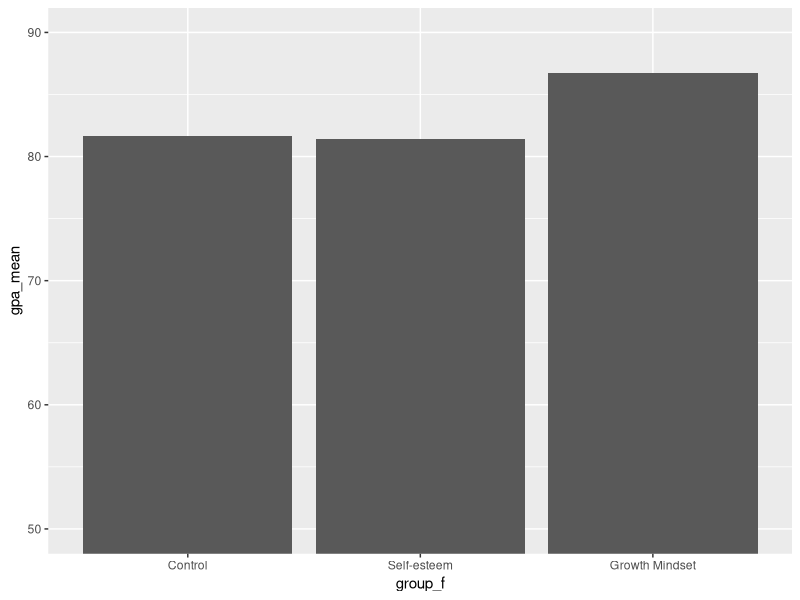
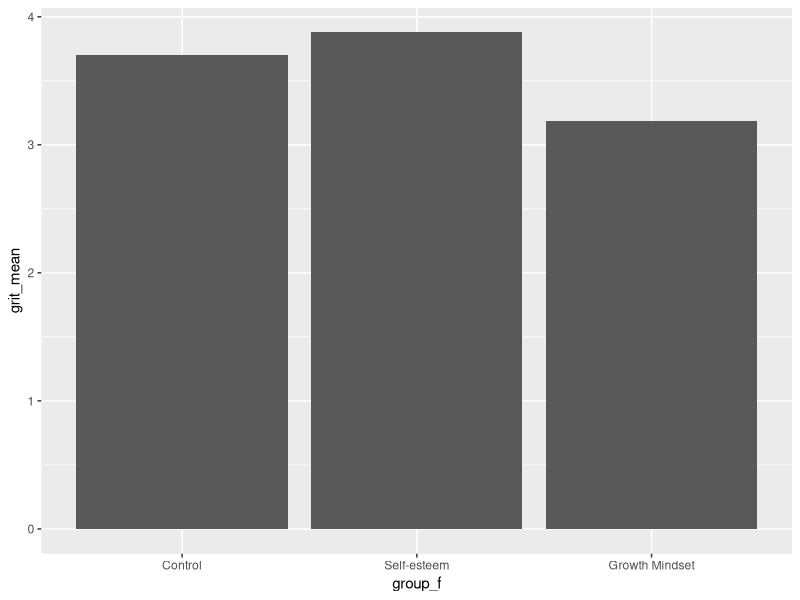
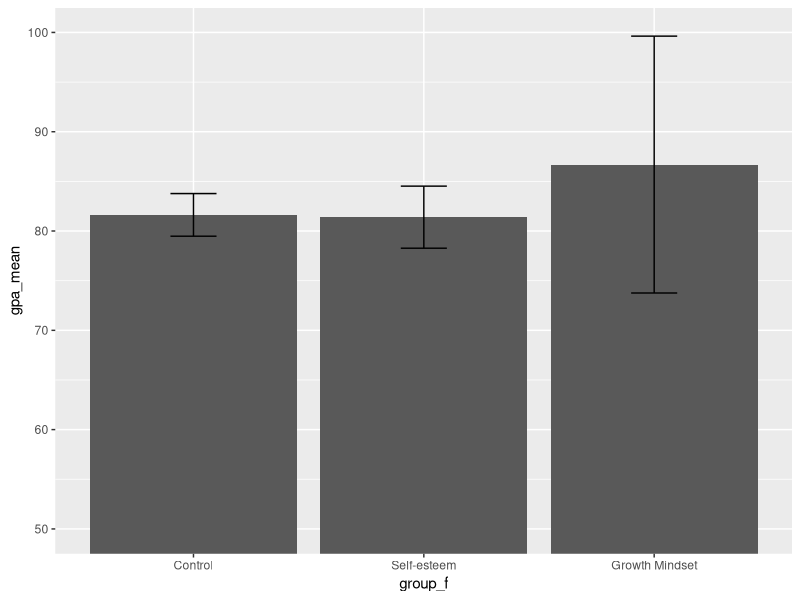
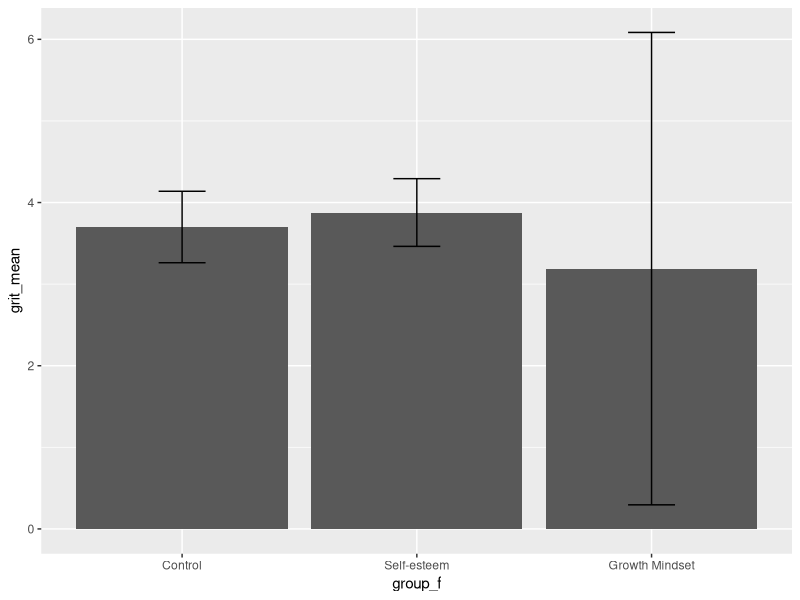
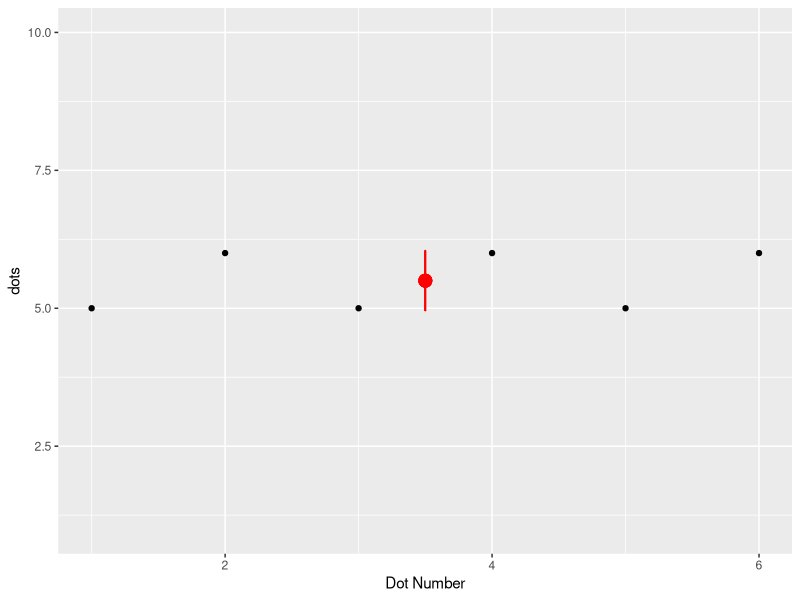
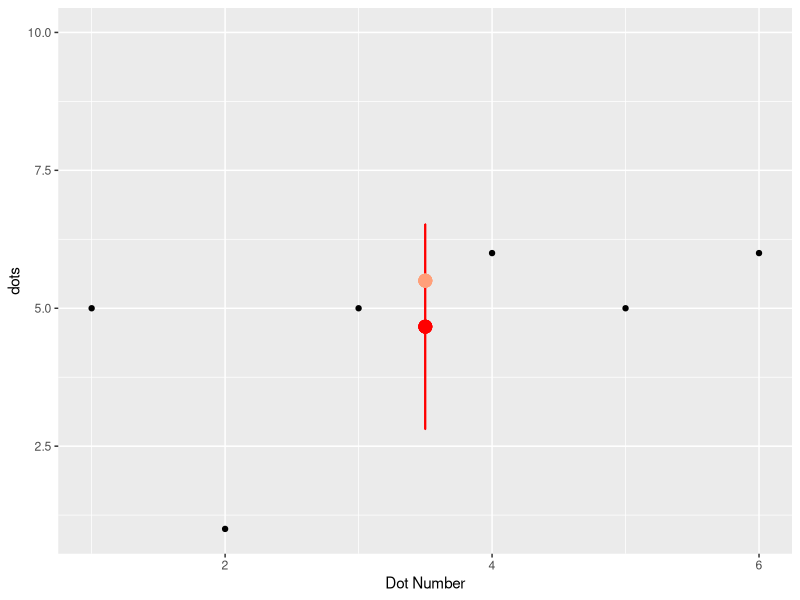
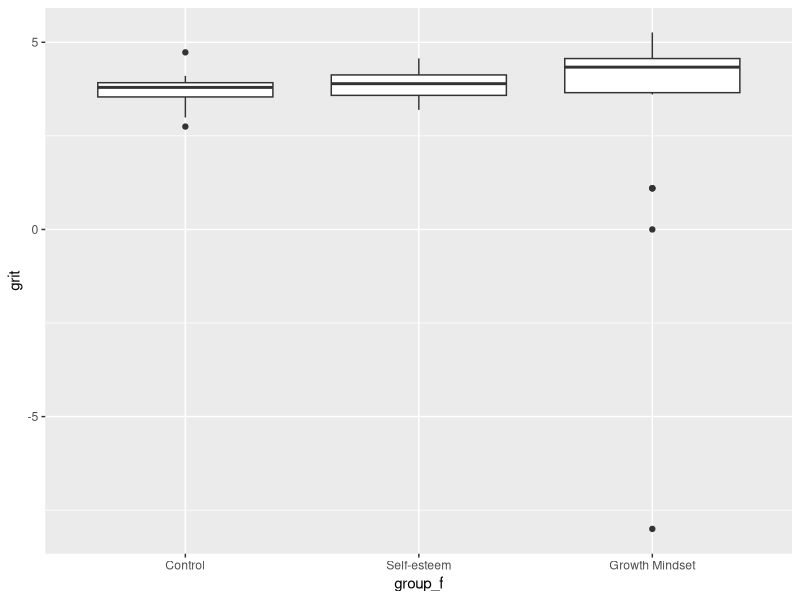
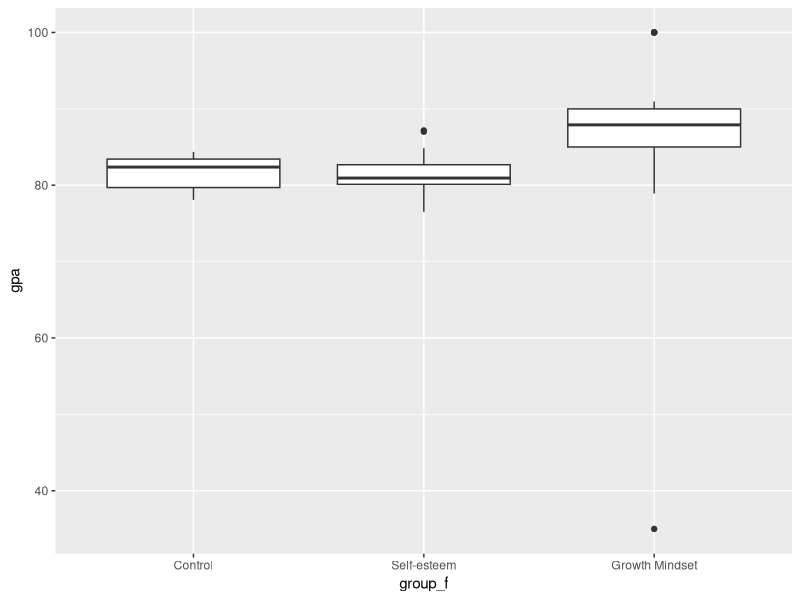

Generate these figures, in order, with R: (Note: this script raises an error after producing the figures.)
## ---- chunk 1

library(tidyverse) # For dplyr, ggplot2, etc.
library(magrittr) # for pipes
library(psych) #for factanal, alpha

## ---- chunk 2

##reminder: "header = TRUE" tells the function that the top row of our data is, in fact, variable *names* and not actual data; "stringsAsFactors = TRUE" reads in character (aka string) variables (like our group_f variable) as factors rather than characters.
gm <- read.csv("growth mindset study_cleaned3.csv", header = TRUE, stringsAsFactors = TRUE)

gm %<>% mutate(group_f = ordered(group_f, levels = c("Control", "Self-esteem", "Growth Mindset")))
## ---- chunk 3
gm_means <- gm %>% 
              group_by(group_f) %>% 
                summarise(gpa_mean = mean(gpa, na.rm = TRUE), 
                          gpa_sd = sd(gpa, na.rm = TRUE), 
                          grit_mean = mean(grit, na.rm = TRUE), 
                          grit_sd = sd(grit, na.rm = TRUE))
## ---- chunk 4
gm_means %>%
  ggplot(aes(x = group_f, y = gpa_mean)) +
  geom_col() +
  coord_cartesian(ylim = c(50, 90))

gm_means %>%
  ggplot(aes(x = group_f, y = grit_mean)) +
  geom_col()

## ---- chunk 5
gm_means %>%
  ggplot(aes(x = group_f, y = gpa_mean)) +
  geom_col() +
  geom_errorbar(aes(ymin=gpa_mean-gpa_sd, ymax=gpa_mean+gpa_sd), width=.2) +
  coord_cartesian(ylim = c(50, 100))

gm_means %>%
  ggplot(aes(x = group_f, y = grit_mean)) +
  geom_col() +
  geom_errorbar(aes(ymin=grit_mean-grit_sd, ymax=grit_mean+grit_sd), width=.2)

## ---- chunk 6

dots <- c(5, 6, 5, 6, 5, 6)
num <- c(1, 2, 3, 4, 5, 6)
dotsnum <- cbind.data.frame(dots, num)

dotsnum %>% ggplot() +
  geom_point(aes(x = num, y = dots)) + coord_cartesian(ylim = c(1, 10))+
  geom_point(aes(x = mean(num), y = mean(dots)), colour="red", size = 4) + xlab("Dot Number")+
  geom_errorbar(aes(x = mean(num), y = mean(dots), ymin = mean(dots)-sd(dots), ymax = mean(dots)+sd(dots)), width = .001, color = "red")

## ---- chunk 7

dots <- c(5, 1, 5, 6, 5, 6)
num <- c(1, 2, 3, 4, 5, 6)
dotsnum <- cbind.data.frame(dots, num)

dotsnum %>% ggplot() +
  geom_point(aes(x = num, y = dots)) + coord_cartesian(ylim = c(1, 10))+
  geom_point(aes(x = mean(num), y = mean(dots)), color="red", size = 4) + xlab("Dot Number") +
  geom_errorbar(aes(x = mean(num), y = mean(dots), ymin = mean(dots)-sd(dots), ymax = mean(dots)+sd(dots)), width = .001, color = "red") +
  geom_point(aes(x = mean(num), y = 5.5), color="lightsalmon1", size = 4) #+
  #geom_errorbar(aes(x = mean(num), y = 5.5, ymin = 5, ymax = 6), width = .001, color = "lightsalmon1")

## ---- chunk 8
gm %>% ggplot() +
  geom_boxplot(aes(x = group_f, y = grit))

gm %>% ggplot() +
  geom_boxplot(aes(x = group_f, y = gpa))
## ---- chunk 9

gm %>% select(id, grit) %>% filter(grit < 1)
gm %>% select(id, gpa) %>% filter(gpa < 50)

## ---- chunk 10
#the function ifelse() works like this: ifelse(if_condition, then_do_this, otherwise_do_this). So here, the first one would be read as: "if grit is less than one, than code as missing, otherwise code the same as the original grit variable".

gm2 <- gm %>% mutate(
  
  grit = ifelse(grit < 1, NA, grit),
  gpa = ifelse(gpa < 50, NA, gpa)
  
)

## ---- chunk 11
gm2 %>% ggplot() +
  geom_boxplot(aes(x = group_f, y = grit))

gm2 %>% ggplot() +
  geom_boxplot(aes(x = group_f, y = gpa))

## ---- chunk 12

gm2 %>% 
  select(id, gpa) %>% 
  mutate(z_gpa = scale(gpa)) %>% 
  filter(z_gpa>=3| z_gpa<=-3)

gm2 %>% 
  select(grit) %>% 
  mutate(z_grit = scale(grit)) %>% 
  filter(z_grit>=3 | z_grit<=-3)

## ---- chunk 13
gm2.no.out <- gm2 %>% mutate(
  
  grit = ifelse(scale(grit) < -3, 
                NA,
                grit)
  
)
## ---- chunk 14
gm_means <- gm2.no.out %>% 
              group_by(group_f) %>% 
                summarise(gpa_mean = mean(gpa, na.rm = TRUE), 
                          gpa_sd = sd(gpa, na.rm = TRUE), 
                          grit_mean = mean(grit, na.rm = TRUE), 
                          grit_sd = sd(grit, na.rm = TRUE))

gm_means %>%
  ggplot(aes(x = group_f, y = gpa_mean)) +
  geom_col() +
  geom_errorbar(aes(ymin=gpa_mean-gpa_sd, ymax=gpa_mean+gpa_sd), width=.2) +
  coord_cartesian(ylim = c(50, 100))

gm_means %>%
  ggplot(aes(x = group_f, y = grit_mean)) +
  geom_col() +
  geom_errorbar(aes(ymin=grit_mean-grit_sd, ymax=grit_mean+grit_sd), width=.2)

## ---- chunk 15
mtcars %>% ggplot(aes(mpg,wt))+geom_point()+
  geom_point(data = mtcars %>% summarise_all(mean),size=5,color="red")+
  annotate(geom = "label",x = 25,y= 2.5, label = "A",color="blue",shape=7,size=3)+
  annotate(geom = "label",x = 25,y= 4,label = "B",color="blue",shape=7,size=3)+
  labs(y = "Weight", x= "Mileage")

## ---- chunk 16
MO_Detection = function (CompleteDataset, AnalyzedDataset, alpha = 0.001) {
  Means = colMeans(AnalyzedDataset, na.rm = T)
  Covariance = cov(AnalyzedDataset, use = "pairwise.complete.obs")
  Distances = mahalanobis(AnalyzedDataset, Means, Covariance)
  cutoff = qchisq(1-alpha, ncol(AnalyzedDataset))
  remain = Distances < cutoff
  PlotData = AnalyzedDataset %>% 
    mutate(ID = 1:nrow(AnalyzedDataset), 
           Distance = Distances, 
           Outlier = factor(remain,labels = c("Yes","No")))
  n = nrow(AnalyzedDataset) - sum(remain)
  report = paste(n, "cases were multivariate outliers")
  print(report)
  p = ggplot(PlotData, aes(ID, Distance, color = Outlier)) + 
    geom_point() + 
    labs(title = "Multivariate Outliers",
         subtitle = report)
    theme(legend.position = "bottom")
  print(p)

  return(CompleteDataset %>% filter(remain))
}
## ---- chunk 17
gm_noout = MO_Detection(gm, gm[7:9],alpha =0.001)
## ---- chunk 18
gm_noout = MO_Detection(gm, gm[7:9],alpha =0.00000001)
## ---- chunk 19
gm.full <- read.csv("growth mindset study.csv")

library(psych)

view(gm.full)
## ---- chunk 20

gm.full %<>% select(starts_with("grit"))

## ---- chunk 21
grit.a <- alpha(gm.full)

grit.a
## ---- chunk 22
grit.a$total$raw_alpha
## ---- chunk 23
rbar <- grit.a$total$average_r
## ---- chunk 24
k <- 4
## ---- chunk 25
alpha.by.hand <- (k*rbar)/(1+(k - 1)*rbar)

alpha.by.hand
## ---- chunk 26
sps = (read.csv("Confidence in Science.csv"))
View(sps)
## ---- chunk 27
sps %>% cor() %>% round(2)
## ---- chunk 28
KMO(sps)
## ---- chunk 29
psych::cortest.bartlett(sps)
## ---- chunk 30
sps %>% cor %>% eigen(only.values = T)
## ---- chunk 31
sps %>% cor %>% eigen(only.values = T) %>% `$`(values) %>% enframe() %>% ggplot(aes(name,value))+geom_point()+geom_line()

## ---- chunk 32
# install.packages("corrplot")

sps %>% #data
  cor() %>% #generate correlations
  corrplot::corrplot(tl.col = "black",order = "hclust") #visualize. Hclust orders correlations.
## ---- chunk 33
principal(r = sps,nfactors = 2)
fit = fa(r = sps,nfactors = 2,fm = "uls")
?fa
fit
## ---- chunk 34
#MAKE SURE TO SCROLL UP IN THE CONSOLE OUPUT - SOMETIMES THE OUTPUT HERE GETS CUTOFF!
fit = fa(r = sps,nfactors = 2,fm = "uls",rotate = "oblimin")
print.psych(fit,cut=.3,sort=T)
## ---- chunk 35
plot(fit)
## ---- chunk 36
fit$scores %>% as.data.frame() %>% 
  rename(Pseudoscience = ULS1,
         Science = ULS2) %>% 
  mutate(Category = case_when(Science>0 & Pseudoscience>0 ~ "Believes all",
                              Science<0 & Pseudoscience<0 ~ "Skeptic",
                              Science>0 & Pseudoscience<0 ~ "Only Science",
                              Science<0 & Pseudoscience>0 ~ "Only Pseudocience")) %>% 
  ggplot(aes(Science,Pseudoscience,col=Category))+
  geom_point()+
  geom_hline(yintercept = 0)+
  geom_vline(xintercept = 0)+
  labs(title = "Belief in science is unrelated from belief in pseudoscience")+
  theme(legend.position = "bottom")
